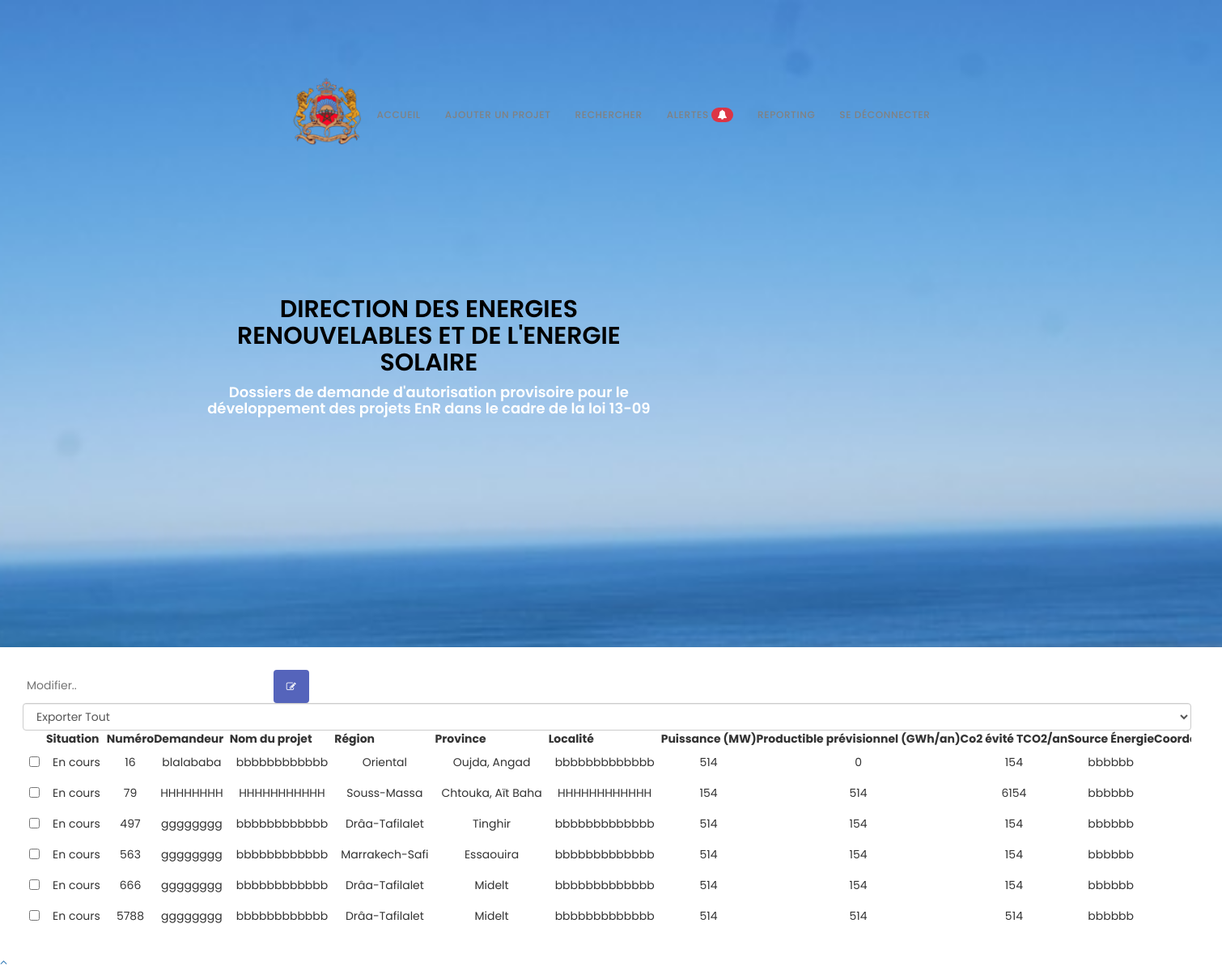
/sol_search.php (signed in), run on the app's committed database.
### tables this page shows
CREATE TABLE IF NOT EXISTS `energiesolaire` (
  `Numero` int NOT NULL,
  `Demandeur` varchar(500)  NOT NULL,
  `Nom du projet` varchar(500)  NOT NULL,
  `Region` varchar(500)  NOT NULL,
  `Province` varchar(500)  NOT NULL,
  `Localite` varchar(500)  NOT NULL,
  `Puissance` float NOT NULL,
  `Productible previsionnel` float NOT NULL,
  `Co2 evite TCO2/an` float NOT NULL,
  `Source energie` varchar(500)  NOT NULL,
  `Coordonnees Geographique/Coordonnees Lambert` varchar(500)  NOT NULL,
  `Investissement du projet` float NOT NULL,
  `Etat avancement` varchar(500)  NOT NULL,
  `Depot a la DEREE` varchar(500) NOT NULL,
  `Envoi du dossier a l'ONEE` varchar(500) NOT NULL,
  `Reponse ONEE` varchar(500)  NOT NULL,
  `Depot du complement du dossier par le developpeur` varchar(500) NOT NULL,
  `Envoi du complement du dossier a l'ONEE` varchar(500)  NOT NULL,
  `Reponse ONEE en Cas Du 2 Complement` varchar(500) NOT NULL,
  `Depot du 2 complement du dossier par le developpeur` varchar(500) NOT NULL,
  `Envoi du 2 complement du dossier a l'ONEE` varchar(500) NOT NULL,
  `Reponse ONEE en Cas Du 3 Complement` varchar(500) NOT NULL,
  `Depot du 3 complement du dossier par le developpeur` varchar(500) NOT NULL,
  `Envoi du 3 complement du dossier a l'ONEE` varchar(500) NOT NULL,
  `Reponse ONEE en Cas Du 4 Complement` varchar(500) NOT NULL,
  `Depot du 4 complement du dossier par le developpeur` varchar(500) NOT NULL,
  `Envoi du 4 complement du dossier a l'ONEE` varchar(500) NOT NULL,
  `Avis de l'ONEE` varchar(500)  NOT NULL,
  `Avis MEME` varchar(500)  NOT NULL,
  `Observations` varchar(500)  NOT NULL,
  PRIMARY KEY (`Numero`)
);

### sol_search.php (the view, shortened to what this page needs)
<!DOCTYPE html>
<html lang="en" >
<head>
  <link rel='stylesheet' href='https://maxcdn.bootstrapcdn.com/bootstrap/3.3.5/css/bootstrap.min.css'>
<link rel='stylesheet' href='https://cdnjs.cloudflare.com/ajax/libs/bootstrap-table/1.10.0/bootstrap-table.min.css'>
<link rel='stylesheet' href='https://rawgit.com/vitalets/x-editable/master/dist/bootstrap3-editable/css/bootstrap-editable.css'><link rel="stylesheet" href="./style.css">
<link rel="stylesheet" href="css/bootstrap.min.css">
    <link rel="stylesheet" href="css/animate.css">
    <link rel="stylesheet" href="css/font-awesome.min.css">
    <link rel="stylesheet" href="css/owl.theme.css">
    <link rel="stylesheet" href="css/owl.carousel.css">
	<link rel="stylesheet" href="css/sol.css">
</head>
<body data-spy="scroll" data-offset="50" data-target=".navbar-collapse"></body>
<div class="navbar navbar-fixed-top custom-navbar" role="navigation">
        <div class="container">
            <div class="navbar-header">
                <img src="images/roy.png">
            </div>
            <div class="collapse navbar-collapse">
                <ul class="nav navbar-nav navbar-right">
                    <li><a href="home.php" class="smoothScroll">Accueil</a></li>
                    <li><a href="EnergieSolaire.php" class="smoothScroll">Ajouter Un Projet</a></li>
                    <li><a href="#search" class="smoothScroll">Rechercher</a></li>
                    <li> <a href="#speakers"  class="smoothScroll">Alertes <span class="badge"><i class="fa fa-bell" aria-hidden="true"></i>
</span></a></li>
                    <li><a href="report_sol.php" class="smoothScroll">Reporting</a></li>
                    <li><a href="logout.php" class="smoothScroll">Se Déconnecter</a></li>
                </ul>
            </div>
        </div>
    </div>
<section id="intro" class="parallax-section">
        <div class="container">
            <div class="row">
            <div class="wow fadeInUp col-md-7 col-sm-7" data-wow-delay="0.6s" >
			<h2 style="color: black;" >Direction des Energies Renouvelables et de l'energie solaire		</h2>
			<h4 style="color: white;" >Dossiers de demande d'autorisation provisoire pour le développement des projets EnR dans le cadre de la loi 13-09</h4>
		</div>
            </div>
        </div>
    </section>
	<section id="search" class="parallax-section">
<div class="contain">
<div class="search-container" >
                 <form action="update_sol.php" method="POST" >
                   <input type="text" placeholder="Modifier.." name="search"  required>
                     <button type="submit" class="btn" name="sus"><i class="fa fa-pencil-square-o"  aria-hidden="true"></i></button>
                         </form>
                     </div>
<div id="toolbar">
		<select class="form-control">
				<option value="all">Exporter Tout</option>
		</select>
</div>
<table id="table"
			 data-toggle="table"
			 data-search="true"
			 data-filter-control="true"
			 data-show-export="true"
			 data-click-to-select="true"
			 data-toolbar="#toolbar">
	<thead>
		<tr>
			<th data-field="state" data-checkbox="true"></th>
            <th  data-filter-control="select" data-sortable="true">Situation</th>
			<th  data-filter-control="input" data-sortable="true">Numéro</th>
			<th  data-filter-control="input" data-sortable="true">Demandeur</th>
			<th  data-filter-control="input" data-sortable="true">Nom du projet</th>
			<th  data-filter-control="select" data-sortable="true">Région</th>
			<th  data-filter-control="select" data-sortable="true">Province</th>
			<th  data-filter-control="input" data-sortable="true">Localité</th>
			<th  data-filter-control="input" data-sortable="true">Puissance (MW)</th>
			<th  data-filter-control="input" data-sortable="true">Productible prévisionnel (GWh/an)</th>
			<th  data-filter-control="input" data-sortable="true">Co2 évité TCO2/an</th>
			<th  data-filter-control="input" data-sortable="true">Source Énergie</th>
			<th  data-filter-control="input" data-sortable="true">Coordonnées Géographiques/Coordonnées Lambert (m)</th>
		</tr>
	</thead>
	<tbody>
			<?php
	  require_once('db.php');
	  $sql="SELECT *  FROM `energiesolaire`";
	  $result = mysqli_query($link,$sql);
	  if (mysqli_num_rows($result) > 0) {
		  while ($row = mysqli_fetch_assoc($result)) {
			echo "<tr>";
              echo '<td class="bs-checkbox "><input data-index="0" name="btSelectItem" type="checkbox"></td>';
              if(strpos($row['Avis MEME'], 'refus') !== false)
              {echo "<td>Refus</td>";}
              else if(strpos($row['Avis MEME'], 'Autorisation') !== false)
              {echo "<td>Autorisation</td>";}
              else
              {echo "<td>En cours</td>";}
			  echo "<td>" .$row['Numero']."</td>";
			  echo "<td>" .$row['Demandeur']."</td>";
			  echo "<td>" .$row['Nom du projet']."</td>";
			  echo "<td>" .$row['Region']."</td>";
			  echo "<td>" .$row['Province']."</td>";
			  echo "<td>" .$row['Localite']."</td>";
			  echo "<td>" .$row['Puissance']."</td>";
			  echo "<td>" .$row['Productible previsionnel']."</td>";
			  echo "<td>" .$row['Co2 evite TCO2/an']."</td>";
			  echo "<td>" .$row['Source energie']."</td>";
			  echo "<td>" .$row['Coordonnees Geographique/Coordonnees Lambert']."</td>";
			  echo "</tr>";
		  }
	  }
	 ?>
	</tbody>
</table>
</div>
</section>
    <a href="#back-top" class="go-top"><i class="fa fa-angle-up"></i></a>
</body>
</html>

### style.css (style rules this page uses)
.contain { width: 1500px; padding: 2em; }

### css/sol.css (style rules this page uses)
.btn { background-color: #5564bb; border: none; color: white; padding: 12px 16px; font-size: 12px; cursor: pointer; margin-left: 25px; }
tbody>tr>td { margin: 0 20px; }
table { display: block; overflow-x: auto; white-space: nowrap; margin-left: auto; margin-right: auto; table-layout: fixed; }
td>input { align-items: center; width: 95%; }
#center .th, td { text-align: center; padding: 8px; }
body { background: #ffffff; font-family: 'Poppins', sans-serif; font-style: normal; font-weight: 400; }
h1,h2,h3,h4,h5,h6 { font-weight: 600; }
h2 { font-size: 30px; text-transform: uppercase; }
a { text-decoration: none !important; outline: none; }
.parallax-section { background-attachment: fixed !important; background-size: cover !important; }
.custom-navbar { margin-bottom: 0; background-color: #101010; }
.custom-navbar .nav li a { color: rgb(129, 129, 129); font-size: 12px; font-weight: 500; letter-spacing: 0.6px; text-transform: uppercase; line-height: 40px; transition: all 0.4s ease-in-out; }
@media (min-width:768px) { .custom-navbar { padding: 20px 0; border-bottom: 0; background: 0 0; } }
#intro { background: url('../images/program-bg.jpeg') 50% 0 repeat-y fixed; -webkit-background-size: cover; background-size: cover; background-position: center center; color: #ffffff; display: -webkit-box; display: -webkit-flex; display: -ms-flexbox; display: flex; -webkit-box-align: center; -webkit-align-items: center; -ms-flex-align: center; align-items: center; height: 100vh; text-align: center; }
* { box-sizing: border-box; font-family: "Poppins", sans-serif; }
input { border: none; outline: none; padding: 5px; }
select { padding: 5px; }
.container { margin-top: 70px; margin-left: 150px; width: 80%; display: flex; justify-content: center; align-items: center; }
.custom-navbar .nav li a .badge { background-color: #dc3545 !important; }

### data on the page
energiesolaire: Avis MEME "En cours", Numero "16", Demandeur "blalababa", Nom du projet "bbbbbbbbbbbb", Region "Oriental", Province "Oujda, Angad", Localite "bbbbbbbbbbbbb", Puissance "514", Productible previsionnel "0", value "154", Source energie "bbbbbb"
energiesolaire: Avis MEME "En cours", Numero "79", Demandeur "HHHHHHHH", Nom du projet "HHHHHHHHHHH", Region "Souss-Massa", Province "Chtouka, Aït Baha", Localite "HHHHHHHHHHHH", Puissance "154", Productible previsionnel "514", value "6154", Source energie "bbbbbb"
energiesolaire: Avis MEME "En cours", Numero "497", Demandeur "gggggggg", Nom du projet "bbbbbbbbbbbb", Region "Drâa-Tafilalet", Province "Tinghir", Localite "bbbbbbbbbbbbb", Puissance "514", Productible previsionnel "154", value "154", Source energie "bbbbbb"
energiesolaire: Avis MEME "En cours", Numero "563", Demandeur "gggggggg", Nom du projet "bbbbbbbbbbbb", Region "Marrakech-Safi", Province "Essaouira", Localite "bbbbbbbbbbbbb", Puissance "514", Productible previsionnel "154", value "154", Source energie "bbbbbb"
energiesolaire: Avis MEME "En cours", Numero "666", Demandeur "gggggggg", Nom du projet "bbbbbbbbbbbb", Region "Drâa-Tafilalet", Province "Midelt", Localite "bbbbbbbbbbbbb", Puissance "514", Productible previsionnel "154", value "154", Source energie "bbbbbb"
energiesolaire: Avis MEME "En cours", Numero "5788", Demandeur "gggggggg", Nom du projet "bbbbbbbbbbbb", Region "Drâa-Tafilalet", Province "Midelt", Localite "bbbbbbbbbbbbb", Puissance "514", Productible previsionnel "514", value "514", Source energie "bbbbbb"
